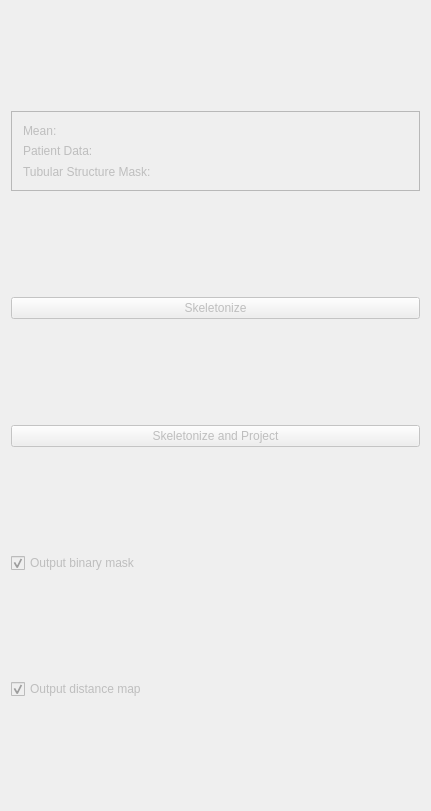
<?xml version="1.0" encoding="UTF-8"?>
<ui version="4.0">
 <class>QmitkTbssSkeletonizationViewControls</class>
 <widget class="QWidget" name="QmitkTbssSkeletonizationViewControls">
  <property name="geometry">
   <rect>
    <x>0</x>
    <y>0</y>
    <width>431</width>
    <height>811</height>
   </rect>
  </property>
  <property name="minimumSize">
   <size>
    <width>0</width>
    <height>0</height>
   </size>
  </property>
  <property name="windowTitle">
   <string>QmitkTemplate</string>
  </property>
  <layout class="QVBoxLayout" name="verticalLayout_9">
   <item>
    <widget class="QFrame" name="frame">
     <property name="sizePolicy">
      <sizepolicy hsizetype="Preferred" vsizetype="Fixed">
       <horstretch>0</horstretch>
       <verstretch>0</verstretch>
      </sizepolicy>
     </property>
     <property name="minimumSize">
      <size>
       <width>0</width>
       <height>80</height>
      </size>
     </property>
     <property name="frameShape">
      <enum>QFrame::StyledPanel</enum>
     </property>
     <property name="frameShadow">
      <enum>QFrame::Raised</enum>
     </property>
     <layout class="QVBoxLayout" name="verticalLayout">
      <item>
       <widget class="QLabel" name="m_MeanLabel">
        <property name="enabled">
         <bool>false</bool>
        </property>
        <property name="text">
         <string>Mean:</string>
        </property>
       </widget>
      </item>
      <item>
       <widget class="QLabel" name="m_PatientDataLabel">
        <property name="enabled">
         <bool>false</bool>
        </property>
        <property name="text">
         <string>Patient Data:</string>
        </property>
       </widget>
      </item>
      <item>
       <widget class="QLabel" name="m_TubularName">
        <property name="enabled">
         <bool>false</bool>
        </property>
        <property name="text">
         <string>Tubular Structure Mask:</string>
        </property>
       </widget>
      </item>
     </layout>
    </widget>
   </item>
   <item>
    <widget class="QPushButton" name="m_Skeletonize">
     <property name="enabled">
      <bool>false</bool>
     </property>
     <property name="text">
      <string>Skeletonize</string>
     </property>
    </widget>
   </item>
   <item>
    <widget class="QPushButton" name="m_Project">
     <property name="enabled">
      <bool>false</bool>
     </property>
     <property name="text">
      <string>Skeletonize and Project</string>
     </property>
    </widget>
   </item>
   <item>
    <widget class="QCheckBox" name="m_OutputMask">
     <property name="enabled">
      <bool>false</bool>
     </property>
     <property name="text">
      <string>Output binary mask</string>
     </property>
     <property name="checked">
      <bool>true</bool>
     </property>
    </widget>
   </item>
   <item>
    <widget class="QCheckBox" name="m_OutputDistanceMap">
     <property name="enabled">
      <bool>false</bool>
     </property>
     <property name="text">
      <string>Output distance map</string>
     </property>
     <property name="checked">
      <bool>true</bool>
     </property>
    </widget>
   </item>
  </layout>
 </widget>
 <layoutdefault spacing="6" margin="11"/>
 <resources/>
 <connections/>
</ui>
